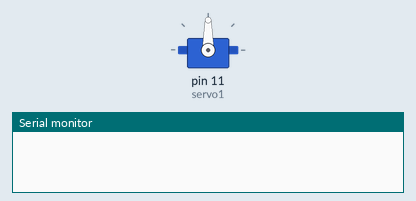
The sketch below on a simulated Arduino Uno, built with avr-gcc and run on an emulated ATmega328P. Shown: servo, the last lines printed to the serial monitor.

Above: at 0.05 s.
At 1.75 s:
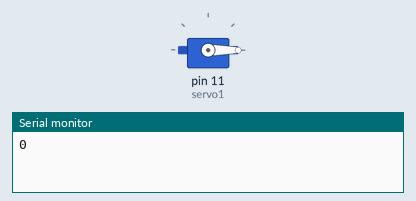
At 3.45 s:
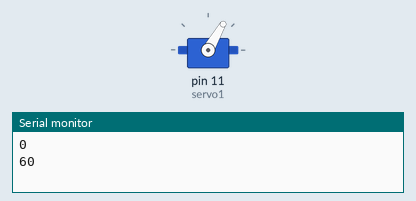
At 6.9 s:
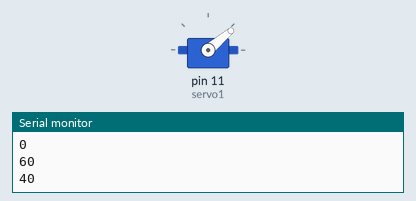
Timing chart, 0 to 9.0 s (numbered marks = the images above):
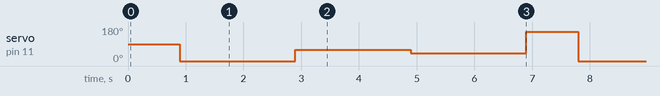

Measured:
- by itself, servo on pin 11 (servo1): repeats every 6.9 s: 60° 2.0 s, 40° 2.0 s, 155° 0.90 s, 0° 2.0 s

The sketch:

Servo_1_Initialization.ino
```cpp
#include <Servo.h>
Servo servo1;
void setup(){
  Serial.begin(9600);
  servo1.attach(11);

}
void loop(){
  delay(900);
  servo1.write(0);
  Serial.println(0);
  delay(2000);
  servo1.write(60);
  Serial.println(60);
  delay(2000);
  servo1.write(60-20);
  Serial.println(60-20);
  delay(2000);
  servo1.write(155);
  Serial.println(155);
}
```
